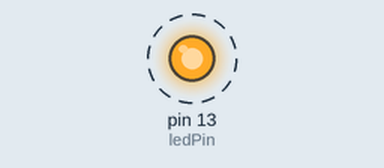
Recording of a sketch running on a simulated Arduino Uno, built with avr-gcc and run on an emulated ATmega328P. Shown: output pins drawn as LEDs (lit = HIGH). Dashed ring = blinking.

Above: at 0.5 s.
Timing chart, 0 to 4.6 s (numbered marks = the images above):
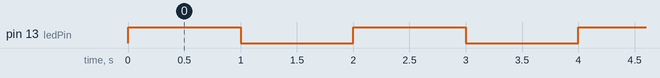

Measured:
- by itself, pin 13 (ledPin): alternates HIGH for 1.0 s and LOW for 1.0 s

The sketch:

traial_delay_for_1_min.ino
```cpp
/* Flashing LED
   * ------------
   * Turns on and off a light emitting diode(LED) connected to a digital
   * pin, in intervals of 2 seconds. *
*/

int ledPin = 13; // LED connected to digital pin 13

void setup() {
   pinMode(ledPin, OUTPUT); // sets the digital pin as output
}

void loop() {
 //delay(5000);
  int minute = 0;
  int sec=500;
  minute=sec%60;
  Serial.println(minute);
   digitalWrite(ledPin, HIGH); // sets the LED on
   Serial.println("delay on ");
   delay(1000); // waits for a second

   digitalWrite(ledPin, LOW); // sets the LED off
   delay(1000); // waits for a second
}
```
